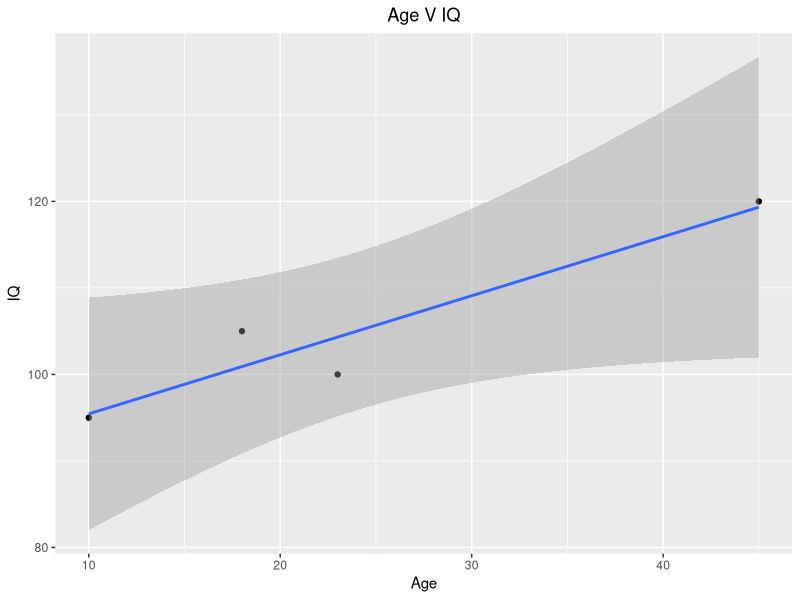

This figure's R source:
## ---- chunk 1
knitr::opts_chunk$set(echo = TRUE)
## ---- chunk 2
library(ggplot2)
library(dplyr)
## ---- chunk 3
ageIQ <- tibble::tribble(~Age, ~IQ, 23L, 100L, 18L, 105L, 10L, 95L, 45L, 120L)
ageIQ.s <- cbind(ageIQ, Sums = rowSums(ageIQ))
ageIQ.s <- rbind(ageIQ.s, Sums = colSums(ageIQ.s))
summary(ageIQ)
## ---- chunk 4
ageIQ
## ---- chunk 5
ggplot(data = ageIQ, mapping = aes(x = Age, y = IQ)) + geom_point() + geom_smooth(method = lm) + 
    ggtitle("Age V IQ") + theme(plot.title = element_text(hjust = 0.5))
## ---- chunk 6
ageIQ.cov <- ageIQ %>% mutate(S = (Age - mean(ageIQ$Age)) * (IQ - mean(ageIQ$IQ))) %>% 
    colSums()
c(ageIQ.cov[3]/3, cov(ageIQ$Age, ageIQ$IQ))
## ---- chunk 7
(r <- 153.33333/(sd(ageIQ$Age) * sd(ageIQ$IQ)))

c(r, cor(ageIQ$Age, ageIQ$IQ))
## ---- chunk 8
(b1 <- r/(sd(ageIQ$Age)/sd(ageIQ$IQ)))

(b0 <- mean(ageIQ$IQ) - b1 * mean(ageIQ$Age))
## ---- chunk 9
(y.i <- ageIQ %>% mutate(`y^i` = b0 + b1 * Age))
## ---- chunk 10
(TSS <- ageIQ %>% mutate(tss = ((IQ - mean(ageIQ$IQ))^2)))

sum(TSS$tss)

(SSE <- y.i %>% mutate(sse = (IQ - `y^i`)^2))

sum(SSE$sse)

(`r^2` <- (sum(TSS$tss) - sum(SSE$sse))/sum(TSS$tss))
## ---- chunk 11
(sey <- sqrt(sum(SSE$sse)/2))

(se <- ageIQ %>% mutate(`xi^2` = Age^2, `xi-x^2` = (Age - mean(ageIQ$Age))^2))

(seb0 <- sey * sqrt(sum(se$`xi^2`)/(4 * sum(se$`xi-x^2`))))

(seb1 <- sey * (1/sqrt(sum(se$`xi-x^2`))))

(ts <- (b1 - 0)/seb1)

qt(0.975, 2)
## ---- chunk 12
(pv <- 2 * pt(ts, 2, lower.tail = F))
## ---- chunk 13
(ci <- c(b1 + ts * seb1, b1 - ts * seb1))
## ---- chunk 14
summary(lm(IQ ~ Age, data = ageIQ))
